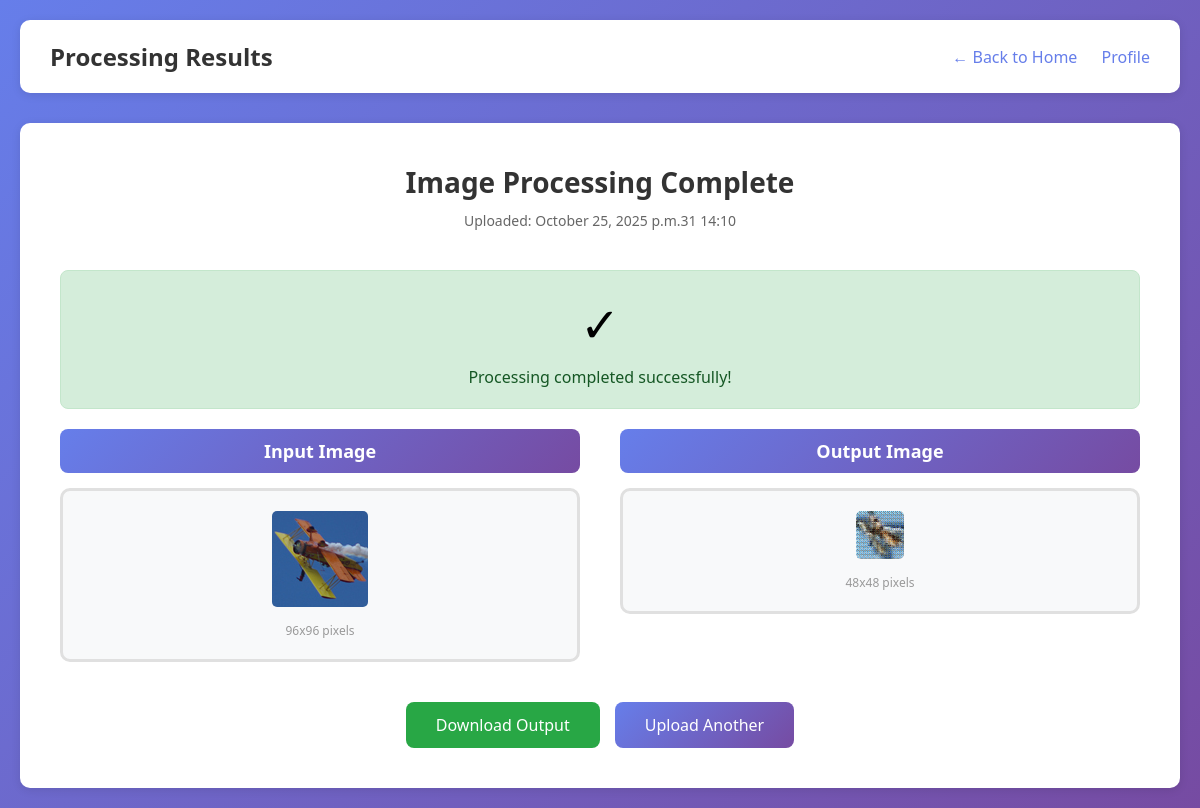
/results/27/ (signed in), run on the app's committed database.
### account/models.py (models this page shows, shortened)
class ImageUpload(models.Model):
    user = models.ForeignKey(CustomUser, on_delete=models.CASCADE, related_name='images')
    input_image = models.ImageField(upload_to='uploads/input/')
    output_image = models.ImageField(upload_to='uploads/output/', null=True, blank=True)
    uploaded_at = models.DateTimeField(auto_now_add=True)
    processed = models.BooleanField(default=False)
    class Meta:
        ordering = ['-uploaded_at']
        verbose_name = 'Image Upload'
        verbose_name_plural = 'Image Uploads'

### account/views.py (the view)
# urls.py: path('results/<int:pk>/', results_view, name='results'),
@login_required
def results_view(request, pk):
    session_time_remaining = get_session_info(request)
    image_upload = get_object_or_404(ImageUpload, pk=pk, user=request.user)
    return render(request, 'account/results.html', {
        'image_upload': image_upload,
        'session_time_remaining': session_time_remaining
    })

### account/views.py (called while the page is built)
def get_session_info(request):
    try:
        expiry_age = request.session.get_expiry_age()
        return max(0, int(expiry_age))
    except:
        return settings.SESSION_COOKIE_AGE

### templates/account/results.html (shortened to what this page needs)
<!DOCTYPE html>
<html lang="en">
<head>
</head>
<body>
    <div class="container">
        <div class="header">
            <h2>Processing Results</h2>
            <div class="nav-links">
                <a href="{% url 'account:home' %}">← Back to Home</a>
                <a href="{% url 'account:profile' %}">Profile</a>
            </div>
        </div>
        <div class="results-container">
            <div class="results-header">
                <h3>Image Processing Complete</h3>
                <div class="upload-info">
                    Uploaded: {{ image_upload.uploaded_at|date:"F d, Y at H:i" }}
                </div>
            </div>
            {% if image_upload.processed %}
            <div class="processing-status success">
                <div class="status-icon">✓</div>
                <div class="status-text success">Processing completed successfully!</div>
            </div>
            <div class="comparison">
                <div class="image-box">
                    <div class="image-label">Input Image</div>
                    <div class="image-wrapper">
                        <img src="{{ image_upload.input_image.url }}" alt="Input Image" class="result-image">
                        <div class="image-dimensions">96x96 pixels</div>
                    </div>
                </div>
                <div class="image-box">
                    <div class="image-label">Output Image</div>
                    <div class="image-wrapper">
                        <img src="{{ image_upload.output_image.url }}" alt="Output Image" class="result-image">
                        <div class="image-dimensions">48x48 pixels</div>
                    </div>
                </div>
            </div>
            <div class="action-buttons">
                <a href="{{ image_upload.output_image.url }}" download class="btn btn-success">
                    Download Output
                </a>
                <a href="{% url 'account:home' %}" class="btn btn-primary">
                    Upload Another
                </a>
            </div>
            {% endif %}
        </div>
    </div>
</body>
</html>

### templates/account/results.html (style rules this page uses)
* { margin: 0; padding: 0; box-sizing: border-box; }
body { font-family: 'Segoe UI', Tahoma, Geneva, Verdana, sans-serif; background: linear-gradient(135deg, #667eea 0%, #764ba2 100%); min-height: 100vh; padding: 20px; }
.container { max-width: 1200px; margin: 0 auto; }
.header { background: white; padding: 20px 30px; border-radius: 10px; box-shadow: 0 2px 10px rgba(0,0,0,0.1); display: flex; justify-content: space-between; align-items: center; margin-bottom: 30px; }
.header h2 { color: #333; font-size: 24px; }
.nav-links a { text-decoration: none; color: #667eea; font-weight: 500; margin-left: 20px; transition: color 0.3s; }
.results-container { background: white; padding: 40px; border-radius: 10px; box-shadow: 0 2px 10px rgba(0,0,0,0.1); }
.results-header { text-align: center; margin-bottom: 40px; }
.results-header h3 { color: #333; font-size: 28px; margin-bottom: 10px; }
.upload-info { color: #666; font-size: 14px; }
.comparison { display: grid; grid-template-columns: 1fr 1fr; gap: 40px; margin-bottom: 40px; }
.image-box { text-align: center; }
.image-label { font-size: 18px; font-weight: 600; color: #333; margin-bottom: 15px; padding: 10px; background: linear-gradient(135deg, #667eea 0%, #764ba2 100%); color: white; border-radius: 8px; }
.image-wrapper { background: #f8f9fa; padding: 20px; border-radius: 10px; border: 3px solid #e0e0e0; transition: all 0.3s; }
.result-image { max-width: 100%; height: auto; border-radius: 5px; image-rendering: pixelated; image-rendering: -moz-crisp-edges; image-rendering: crisp-edges; }
.image-dimensions { margin-top: 10px; font-size: 12px; color: #999; }
.action-buttons { display: flex; justify-content: center; gap: 15px; margin-top: 30px; }
.btn { padding: 12px 30px; border: none; border-radius: 8px; font-size: 16px; font-weight: 500; cursor: pointer; text-decoration: none; display: inline-block; transition: all 0.3s; }
.btn-primary { background: linear-gradient(135deg, #667eea 0%, #764ba2 100%); color: white; }
.btn-success { background: #28a745; color: white; }
.processing-status { text-align: center; padding: 20px; background: #fff3cd; border-radius: 8px; margin-bottom: 20px; border: 1px solid #ffeaa7; }
.processing-status.success { background: #d4edda; border-color: #c3e6cb; }
.status-icon { font-size: 48px; margin-bottom: 10px; }
.status-text { color: #856404; font-size: 16px; }
.status-text.success { color: #155724; }

### data on the page
ImageUpload: uploaded_at "October 25, 2025 p.m.31 14:10", input_image (picture), output_image (picture)
